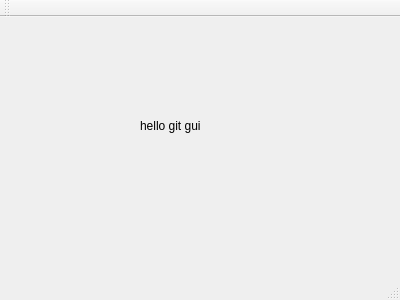
<?xml version="1.0" encoding="UTF-8"?>
<ui version="4.0">
 <class>MainWindow</class>
 <widget class="QMainWindow" name="MainWindow">
  <property name="geometry">
   <rect>
    <x>0</x>
    <y>0</y>
    <width>400</width>
    <height>300</height>
   </rect>
  </property>
  <property name="windowTitle">
   <string>MainWindow</string>
  </property>
  <widget class="QWidget" name="centralWidget">
   <widget class="QLabel" name="label">
    <property name="geometry">
     <rect>
      <x>140</x>
      <y>100</y>
      <width>67</width>
      <height>17</height>
     </rect>
    </property>
    <property name="text">
     <string>hello git gui</string>
    </property>
   </widget>
  </widget>
  <widget class="QMenuBar" name="menuBar">
   <property name="geometry">
    <rect>
     <x>0</x>
     <y>0</y>
     <width>400</width>
     <height>28</height>
    </rect>
   </property>
  </widget>
  <widget class="QToolBar" name="mainToolBar">
   <attribute name="toolBarArea">
    <enum>TopToolBarArea</enum>
   </attribute>
   <attribute name="toolBarBreak">
    <bool>false</bool>
   </attribute>
  </widget>
  <widget class="QStatusBar" name="statusBar"/>
 </widget>
 <layoutdefault spacing="6" margin="11"/>
 <resources/>
 <connections/>
</ui>
